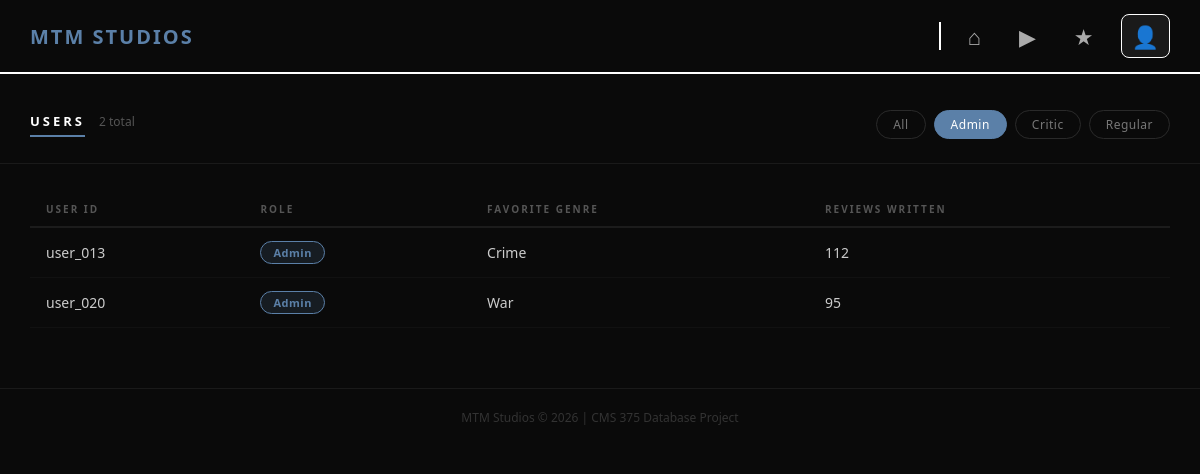
The page /users.php?role=Admin on the database as committed earlier.
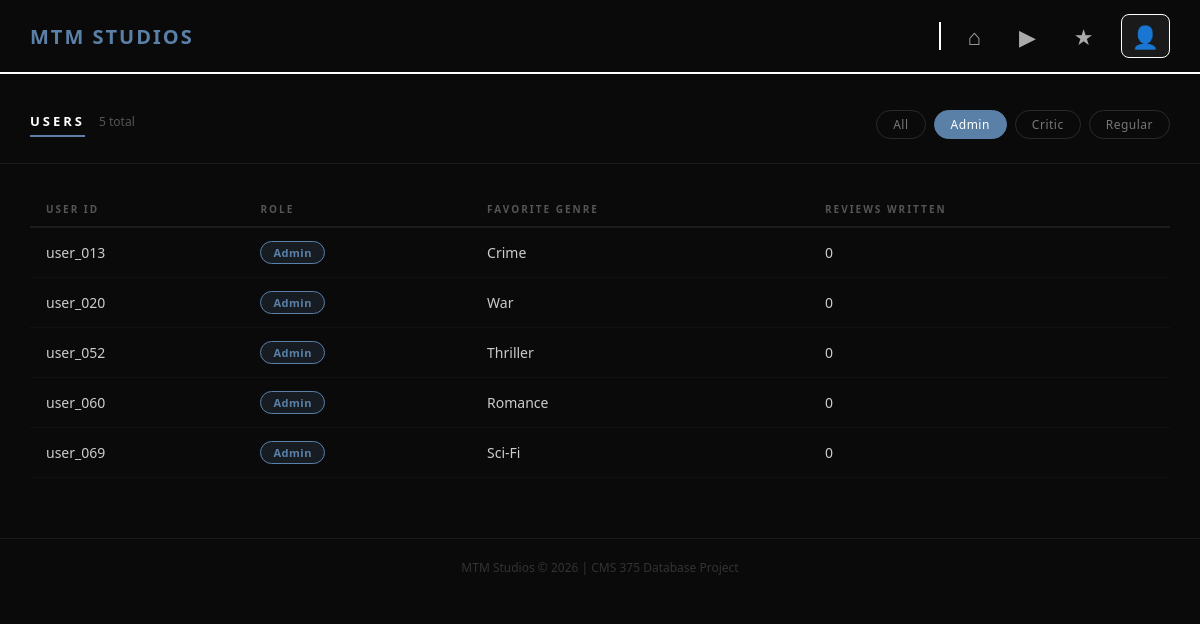
The same page on the database as committed later.
### tables this page shows
CREATE TABLE Users (
UserID VARCHAR(20) PRIMARY KEY,
    UserType VARCHAR(20),
    FavoriteGenre VARCHAR(50),
    ReviewCount INT,
    Password VARCHAR(255)
);

### users.php (the view, shortened to what this page needs)
<?php
include __DIR__ . '/db_connect.php';
$role_filter = "";
if (isset($_GET['role']) && $_GET['role'] != "") {
    $role_filter = mysqli_real_escape_string($conn, $_GET['role']);
}
$sql = "SELECT * FROM Users";
if ($role_filter != "") {
    $sql .= " WHERE UserType = '$role_filter'";
}
$sql .= " ORDER BY ReviewCount DESC";
$result = mysqli_query($conn, $sql);
$total = mysqli_num_rows($result);
?>
<!DOCTYPE html>
<html lang="en">
<head>
</head>
<body>
<nav class="navbar">
    <a href="index.php" class="logo">MTM STUDIOS</a>
    <div class="nav-right">
        <div class="nav-divider"></div>
        <div class="nav-icons">
            <a href="index.php" title="Home">&#8962;</a>
            <a href="movies.php" title="Movies">&#9654;</a>
            <a href="reviews.php" title="Reviews">&#9733;</a>
            <a href="users.php" class="active" title="Users">&#128100;</a>
        </div>
    </div>
</nav>
<div class="page-header">
    <div class="page-header-left">
        <div class="page-title">Users</div>
        <div class="page-count"><?php echo $total; ?> total</div>
    </div>
    <div class="filter-bar">
        <a href="users.php" class="<?php if ($role_filter == '') echo 'active'; ?>">All</a>
        <a href="users.php?role=Admin" class="<?php if ($role_filter == 'Admin') echo 'active'; ?>">Admin</a>
        <a href="users.php?role=Critic" class="<?php if ($role_filter == 'Critic') echo 'active'; ?>">Critic</a>
        <a href="users.php?role=Regular" class="<?php if ($role_filter == 'Regular') echo 'active'; ?>">Regular</a>
    </div>
</div>
<div class="table-container">
    <table>
        <thead>
            <tr>
                <th>User ID</th>
                <th>Role</th>
                <th>Favorite Genre</th>
                <th>Reviews Written</th>
            </tr>
        </thead>
        <tbody>
            <?php while ($user = mysqli_fetch_assoc($result)): ?>
                <tr>
                    <td><?php echo htmlspecialchars($user['UserID']); ?></td>
                    <td>
                        <span class="role-badge role-<?php echo htmlspecialchars($user['UserType']); ?>">
                            <?php echo htmlspecialchars($user['UserType']); ?>
                        </span>
                    </td>
                    <td><?php echo htmlspecialchars($user['FavoriteGenre']); ?></td>
                    <td><?php echo $user['ReviewCount']; ?></td>
                </tr>
            <?php endwhile; ?>
        </tbody>
    </table>
</div>
<div class="footer">MTM Studios &copy; 2026 | CMS 375 Database Project</div>
</body>
</html>

### users.php (style rules this page uses)
* { margin: 0; padding: 0; box-sizing: border-box; }
body { font-family: 'Segoe UI', sans-serif; background-color: #0a0a0a; color: #ffffff; }
.navbar { background-color: #0a0a0a; border-bottom: 2px solid #ffffff; padding: 14px 30px; display: flex; justify-content: space-between; align-items: center; }
.logo { font-size: 20px; font-weight: bold; color: #5b80a8; text-decoration: none; letter-spacing: 2px; }
.nav-right { display: flex; align-items: center; }
.nav-divider { width: 2px; height: 28px; background-color: #ffffff; margin: 0 16px; }
.nav-icons { display: flex; align-items: center; gap: 16px; }
.nav-icons a { color: #aaa; text-decoration: none; font-size: 22px; padding: 6px 10px; border: 1px solid transparent; border-radius: 8px; transition: all 0.2s; }
.nav-icons a:hover, .nav-icons a.active { color: #fff; border-color: #fff; background-color: #1a1a1a; }
.page-header { padding: 36px 30px 24px; border-bottom: 1px solid #1a1a1a; display: flex; align-items: center; justify-content: space-between; flex-wrap: wrap; gap: 16px; }
.page-header-left { display: flex; align-items: baseline; gap: 14px; }
.page-title { font-size: 13px; font-weight: 700; letter-spacing: 3px; text-transform: uppercase; color: #ffffff; border-bottom: 2px solid #5b80a8; padding-bottom: 5px; }
.page-count { font-size: 12px; color: #555; }
.filter-bar { display: flex; gap: 8px; flex-wrap: wrap; }
.filter-bar a { padding: 5px 16px; border-radius: 20px; text-decoration: none; font-size: 12px; letter-spacing: 0.5px; border: 1px solid #2a2a2a; color: #777; transition: all 0.2s; }
.filter-bar a.active { background: #5b80a8; color: #fff; border-color: #5b80a8; }
.table-container { padding: 28px 30px 60px; overflow-x: auto; }
table { width: 100%; border-collapse: collapse; }
thead tr { border-bottom: 2px solid #1c1c1c; }
th { padding: 10px 16px; text-align: left; font-size: 10px; color: #555; text-transform: uppercase; letter-spacing: 2px; font-weight: 600; }
td { padding: 13px 16px; font-size: 14px; border-bottom: 1px solid #111; color: #ccc; }
tbody tr { transition: background 0.15s; }
.role-badge { display: inline-block; padding: 3px 12px; border-radius: 20px; font-size: 11px; font-weight: 600; letter-spacing: 0.5px; }
.role-Admin { background: rgba(91, 128, 168, 0.15); border: 1px solid #5b80a8; color: #5b80a8; }
.footer { text-align: center; padding: 20px; color: #333; font-size: 12px; border-top: 1px solid #1a1a1a; }

Rows that differ between the two databases and show on the page:
changed users "user_013": ReviewCount "112" → "0"
changed users "user_020": ReviewCount "95" → "0"
added users: UserID "user_052", UserType "Admin", FavoriteGenre "Thriller", ReviewCount "0"
added users: UserID "user_060", UserType "Admin", FavoriteGenre "Romance", ReviewCount "0"
added users: UserID "user_069", UserType "Admin", FavoriteGenre "Sci-Fi", ReviewCount "0"
Other text that changed with them:
$total: "2" → "5"
